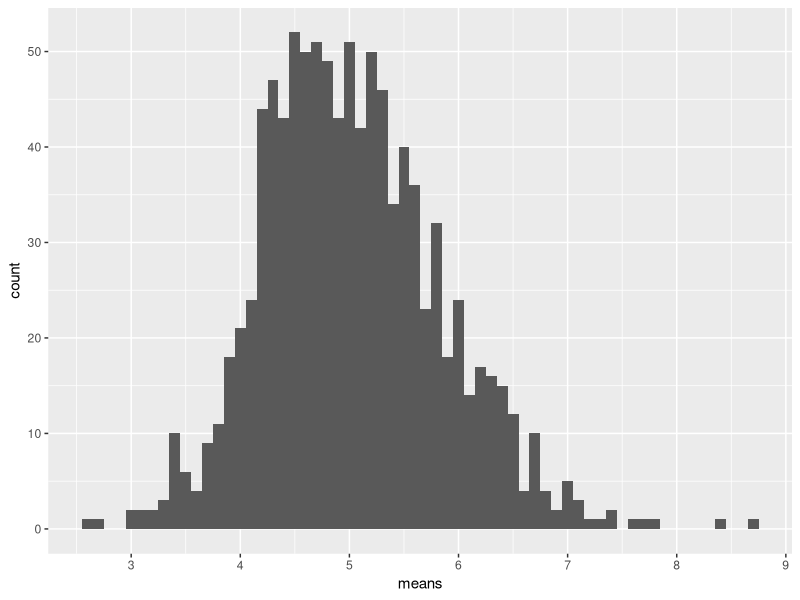
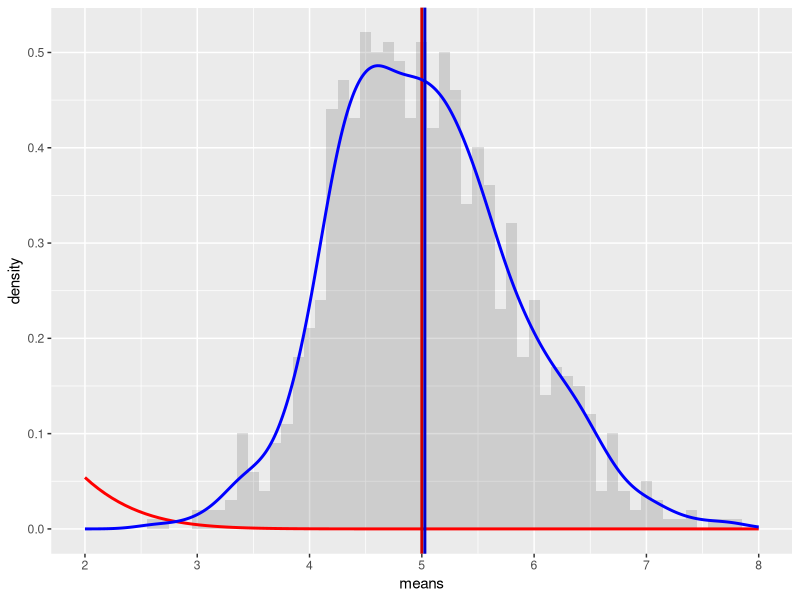

Source code (R) for these figures, in order:
## ---- chunk 1
# load neccesary libraries
library(ggplot2)

# set constants
lambda <- 0.2 # lambda for rexp
n <- 40 # number of exponetials
numberOfSimulations <- 1000 # number of tests

# set the seed to create reproducability
set.seed(1125556665)

# run the test resulting in n x numberOfSimulations matrix
exponentialDistributions <- matrix(data=rexp(n * numberOfSimulations, lambda), nrow=numberOfSimulations)
exponentialDistributionMeans <- data.frame(means=apply(exponentialDistributions, 1, mean))
## ---- chunk 2
# plot the means
ggplot(data = exponentialDistributionMeans, aes(x = means)) + 
  geom_histogram(binwidth=0.1) +   
  scale_x_continuous(breaks=round(seq(min(exponentialDistributionMeans$means), max(exponentialDistributionMeans$means), by=1)))
## ---- chunk 3
mu <- 1/lambda
mu
## ---- chunk 4
meanOfMeans <- mean(exponentialDistributionMeans$means)
meanOfMeans
## ---- chunk 5
sd <- 1/lambda/sqrt(n)
sd
## ---- chunk 6
Var <- sd^2
Var
## ---- chunk 7
sd_x <- sd(exponentialDistributionMeans$means)
sd_x

Var_x <- var(exponentialDistributionMeans$means)
Var_x
## ---- chunk 8
# plot the means
ggplot(data = exponentialDistributionMeans, aes(x = means)) + 
  geom_histogram(binwidth=0.1, aes(y=..density..), alpha=0.2) + 
  stat_function(fun = dnorm, arg = list(mean = mu , sd = sd), colour = "red", size=1) + 
  geom_vline(xintercept = mu, size=1, colour="#CC0000") + 
  geom_density(colour="blue", size=1) +
  geom_vline(xintercept = meanOfMeans, size=1, colour="#0000CC") + 
  scale_x_continuous(breaks=seq(mu-3,mu+3,1), limits=c(mu-3,mu+3)) 
